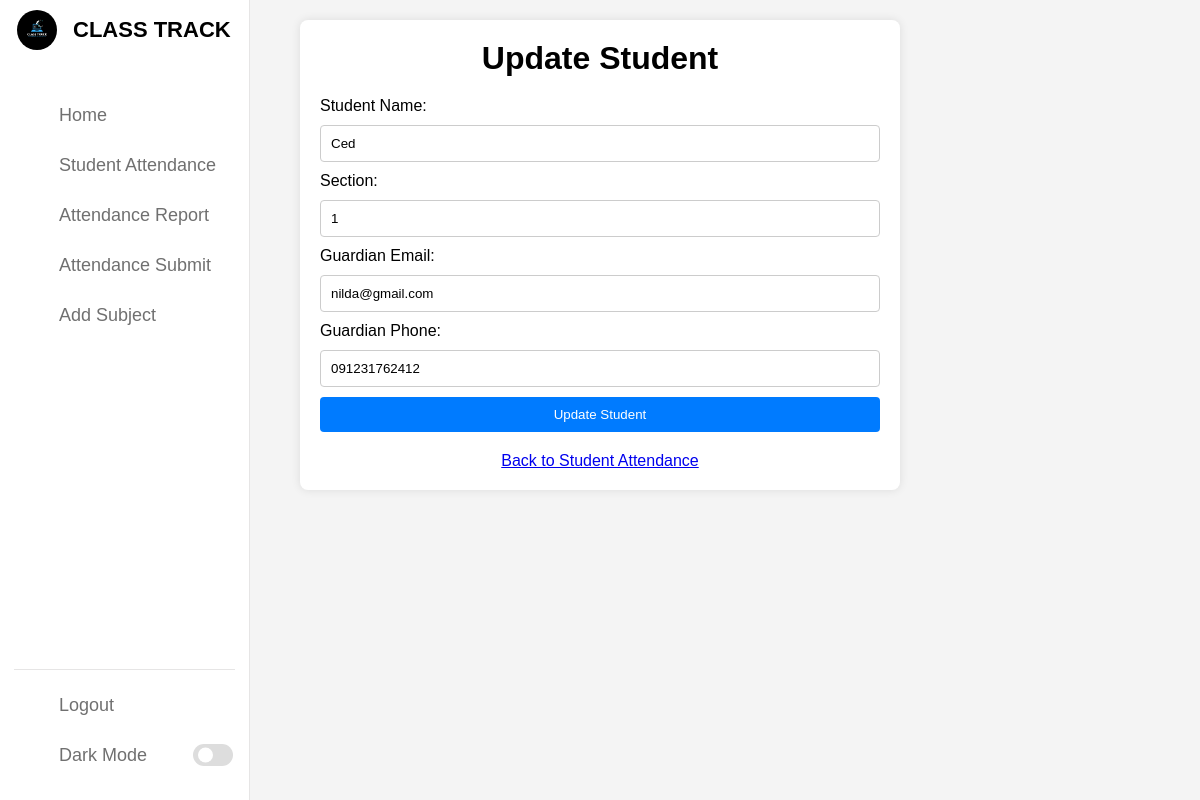
The app's page /updatestudent.php?id=15 with its own data.
### tables this page shows
CREATE TABLE `students` (
  `id` int(11) NOT NULL AUTO_INCREMENT,
  `student_name` varchar(100) DEFAULT NULL,
  `section` varchar(50) DEFAULT NULL,
  `guardian_email` varchar(100) DEFAULT NULL,
  `guardian_phone` varchar(15) DEFAULT NULL,
  PRIMARY KEY (`id`),
  KEY `section` (`section`)
);

### updatestudent.php (the view, shortened to what this page needs)
<?php
require_once("dbconnection.php");
$student = null;
if (isset($_GET['id'])) {
    $student_id = $_GET['id'];
    $stmt = $conn->prepare("SELECT * FROM students WHERE id = ?");
    $stmt->bind_param("i", $student_id);
    $stmt->execute();
    $result = $stmt->get_result();
    if ($result && mysqli_num_rows($result) > 0) {
        $student = mysqli_fetch_assoc($result);
    } else {
        die("Student not found.");
    }
}
?>
<!DOCTYPE html>
<html lang="en">
<head>
    <link rel="stylesheet" href="css/updatestudent.css">
</head>
<body>
<nav>
        <div class="logo-name">
            <div class="logo-image">
               <img src="image/classtrack.png" alt="">
            </div>
            <span class="logo_name">CLASS TRACK</span>
        </div>
        <div class="menu-items">
            <ul class="nav-links">
                <li><a href="home.php">
                    <i class="uil uil-estate"></i>
                    <span class="link-name">Home</span>
                </a></li>
                <li><a href="studentdata.php">
                <i class="uil uil-user"></i>
                    <span class="link-name">Student Attendance</span>
                </a></li>
                <li><a href="attendancereport.php">
                    <i class="uil uil-clipboard"></i>
                    <span class="link-name">Attendance Report</span>
                </a></li>
                <li><a href="savedraft.php">
                <i class="uil uil-check-circle"></i>
                    <span class="link-name">Attendance Submit</span>
                </a></li>
                <li><a href="subject.php">
                <i class="uil uil-subject"></i>
                    <span class="link-name">Add Subject</span>
                </a></li>
            </ul>
            <ul class="logout-mode">
                <li><a href="login.php">
                    <i class="uil uil-signout"></i>
                    <span class="link-name">Logout</span>
                </a></li>
                <li class="mode">
                    <a href="#">
                        <i class="uil uil-moon"></i>
                    <span class="link-name">Dark Mode</span>
                </a>
                <div class="mode-toggle">
                  <span class="switch"></span>
                </div>
            </li>
            </ul>
        </div>
    </nav>
    <div class="container">
        <h1>Update Student</h1>
        <form id="update-student-form" method="POST" action="updatestudent.php?id=<?php echo $student['id']; ?>">
            <label for="student-name">Student Name:</label>
            <input type="text" id="student-name" name="student-name" value="<?php echo htmlspecialchars($student['student_name']); ?>" required>
            <label for="student-section">Section:</label>
            <input type="text" id="student-section" name="student-section" value="<?php echo htmlspecialchars($student['section']); ?>" required>
            <label for="guardian-email">Guardian Email:</label>
            <input type="email" id="guardian-email" name="guardian-email" value="<?php echo htmlspecialchars($student['guardian_email']); ?>" required>
            <label for="guardian-phone">Guardian Phone:</label>
            <input type="text" id="guardian-phone" name="guardian-phone" value="<?php echo htmlspecialchars($student['guardian_phone']); ?>" required>
            <button type="submit">Update Student</button>
        </form>
        <a href="studentdata.php" class="back-link">Back to Student Attendance</a>
    </div>
</body>
</html>

### css/updatestudent.css (style rules this page uses)
body { font-family: Arial, sans-serif; background-color: #f4f4f4; padding: 20px; }
.container { max-width: 600px; margin: auto; background: white; padding: 20px; border-radius: 8px; box-shadow: 0 0 10px rgba(0, 0, 0, 0.1); }
h1 { text-align: center; margin-bottom: 20px; }
label, input, button { display: block; width: 100%; margin-bottom: 10px; }
input { padding: 10px; border: 1px solid #ccc; border-radius: 4px; }
button { padding: 10px; background-color: #007bff; color: white; border: none; border-radius: 4px; cursor: pointer; }
.back-link { display: block; text-align: center; margin-top: 20px; }
* { margin: 0; padding: 0; box-sizing: border-box; font-family: 'Poppins', sans-serif; }
:root { --primary-color: #0E4BF1; --panel-color: #FFF; --text-color: #000; --black-light-color: #707070; --border-color: #e6e5e5; --toggle-color: #DDD; --box1-color: #4DA3FF; --box2-color: #FFE6AC; --box3-color: #E7D1FC; --title-icon-color: #fff; --tran-05: all 0.5s ease; --tran-03: all 0.3s ease; --tran-03: all 0.2s ease; }
nav { position: fixed; top: 0; left: 0; height: 100%; width: 250px; padding: 10px 14px; background-color: var(--panel-color); border-right: 1px solid var(--border-color); transition: var(--tran-05); }
nav .logo-name { display: flex; align-items: center; }
nav .logo-image { display: flex; justify-content: center; min-width: 45px; }
nav .logo-image img { width: 40px; object-fit: cover; border-radius: 50%; }
nav .logo-name .logo_name { font-size: 22px; font-weight: 600; color: var(--text-color); margin-left: 14px; transition: var(--tran-05); }
nav .menu-items { margin-top: 40px; height: calc(100% - 90px); display: flex; flex-direction: column; justify-content: space-between; }
.menu-items li { list-style: none; }
.menu-items li a { display: flex; align-items: center; height: 50px; text-decoration: none; position: relative; }
.menu-items li a i { font-size: 24px; min-width: 45px; height: 100%; display: flex; align-items: center; justify-content: center; color: var(--black-light-color); }
.menu-items li a .link-name { font-size: 18px; font-weight: 400; color: var(--black-light-color); transition: var(--tran-05); }
.menu-items .logout-mode { padding-top: 10px; border-top: 1px solid var(--border-color); }
.menu-items .mode { display: flex; align-items: center; white-space: nowrap; }
.menu-items .mode-toggle { position: absolute; right: 14px; height: 50px; min-width: 45px; display: flex; align-items: center; justify-content: center; cursor: pointer; }
.mode-toggle .switch { position: relative; display: inline-block; height: 22px; width: 40px; border-radius: 25px; background-color: var(--toggle-color); }
.switch:before { content: ""; position: absolute; left: 5px; top: 50%; transform: translateY(-50%); height: 15px; width: 15px; background-color: var(--panel-color); border-radius: 50%; transition: var(--tran-03); }

### records on screen
students: student-name "Ced", student-section "1", guardian-email "nilda@gmail.com", guardian-phone "091231762412"
